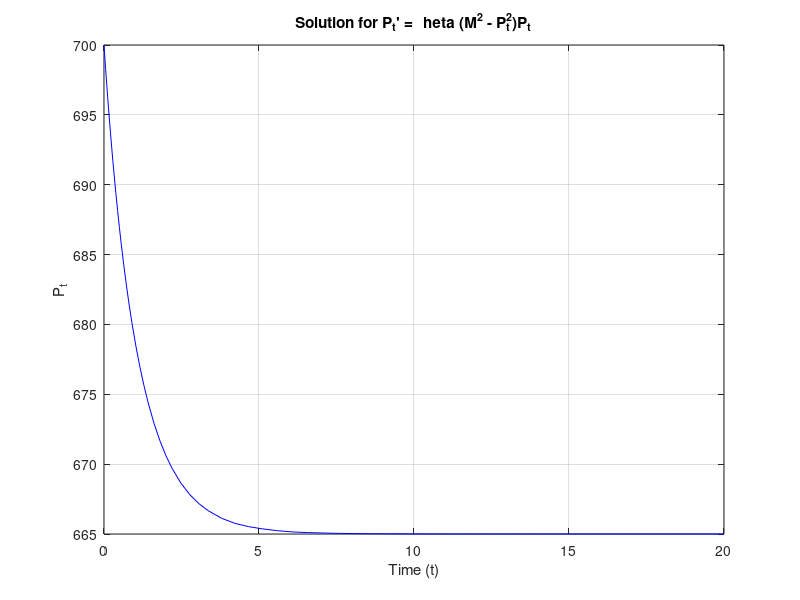

The MATLAB script that drew this image:
% Define the ODE
theta = 0.000001;
M = 665;
ode = @(t, Pt) theta * (M^2 - Pt^2) * Pt;
% Define the time span
span = [0, 20];
% Define initial condition
Pt0 = 700;
% Solve the ODE
[t, Pt] = ode45(ode, span, Pt0);

% Plot the solution
plot(t, Pt, 'b-');
title("Solution for P_t' = \theta (M^2 - P_t^2)P_t");
xlabel('Time (t)');
ylabel('P_t');
grid on;